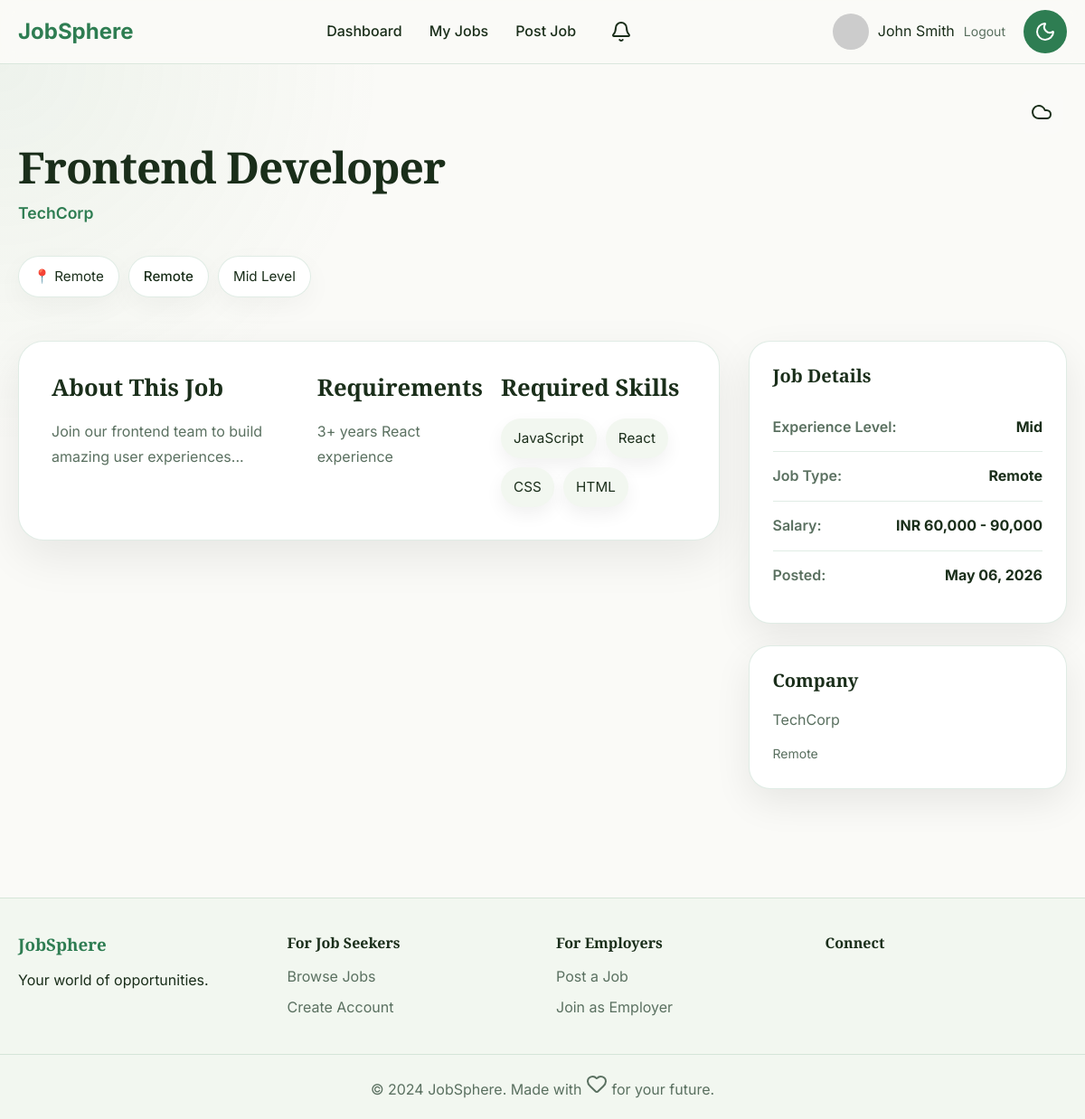
/jobs/2 (signed in), run on the app's committed database.
### models.py (models this page shows, shortened)
class User(UserMixin, db.Model):
    __tablename__ = 'users'
    id = db.Column(db.Integer, primary_key=True)
    name = db.Column(db.String(100), nullable=False)
    email = db.Column(db.String(150), unique=True, nullable=False)
    password_hash = db.Column(db.String(255), nullable=False)
    role = db.Column(db.Enum('seeker', 'employer'), nullable=False)
    avatar_url = db.Column(db.String(255))
    is_active = db.Column(db.Boolean, default=True)
    created_at = db.Column(db.DateTime, default=datetime.utcnow)
    last_login = db.Column(db.DateTime)

class Job(db.Model):
    __tablename__ = 'jobs'
    id = db.Column(db.Integer, primary_key=True)
    employer_id = db.Column(db.Integer, db.ForeignKey('users.id'), nullable=False)
    title = db.Column(db.String(150), nullable=False)
    company = db.Column(db.String(150), nullable=False)
    location = db.Column(db.String(100))
    job_type = db.Column(db.Enum('full-time', 'part-time', 'remote', 'freelance', 'internship'), nullable=False)
    salary_min = db.Column(db.Integer)
    salary_max = db.Column(db.Integer)
    salary_currency = db.Column(db.String(10), default='INR')
    description = db.Column(db.Text, nullable=False)
    requirements = db.Column(db.Text)
    skills_required = db.Column(db.Text)  # comma-separated
    experience_level = db.Column(db.Enum('entry', 'mid', 'senior', 'lead'), nullable=False)
    deadline = db.Column(db.Date)
    status = db.Column(db.Enum('active', 'closed', 'draft'), default='active')
    views_count = db.Column(db.Integer, default=0)
    posted_at = db.Column(db.DateTime, default=datetime.utcnow)
    updated_at = db.Column(db.DateTime, default=datetime.utcnow, onupdate=datetime.utcnow)
    employer = db.relationship('User', backref='jobs')

### app.py (the view)
    @app.route('/jobs/<int:job_id>')
    def job_detail(job_id):
        job = Job.query.get_or_404(job_id)
        job.views_count += 1
        db.session.commit()
        skill_match = 0
        if current_user.is_authenticated and current_user.role == 'seeker' and current_user.seeker_profile:
            skill_match = calculate_skill_match(current_user.seeker_profile.skills, job.skills_required)
        return render_template('jobs/detail.html', job=job, skill_match=skill_match)

### utils.py (called while the page is built)
def get_unread_notifications_count(user_id):
    return Notification.query.filter_by(user_id=user_id, is_read=False).count()

### templates/jobs/detail.html (shortened to what this page needs)
{% extends "base.html" %}
{% block content %}
<section class="job-detail">
    <div class="container">
        <div class="job-header">
            <div class="job-info">
                <h1>{{ job.title }}</h1>
                <p class="company">{{ job.company }}</p>
                <div class="job-meta">
                    <span class="location">📍 {{ job.location or 'Remote' }}</span>
                    <span class="job-type">{{ job.job_type.replace('-', ' ').title() }}</span>
                    <span class="experience">{{ job.experience_level.title() }} Level</span>
                </div>
            </div>
        </div>
        <div class="job-content">
            <div class="job-main">
                <div class="section">
                    <h2>About This Job</h2>
                    <p>{{ job.description }}</p>
                </div>
                {% if job.requirements %}
                <div class="section">
                    <h2>Requirements</h2>
                    <p>{{ job.requirements }}</p>
                </div>
                {% endif %}
                {% if job.skills_required %}
                <div class="section">
                    <h2>Required Skills</h2>
                    <div class="skills-list">
                        {% for skill in job.skills_required.split(',') %}
                            <span class="skill-tag">{{ skill.strip() }}</span>
                        {% endfor %}
                    </div>
                </div>
                {% endif %}
            </div>
            <div class="job-sidebar">
                <div class="sidebar-card">
                    <h3>Job Details</h3>
                    <div class="detail-item">
                        <span class="label">Experience Level:</span>
                        <span class="value">{{ job.experience_level.title() }}</span>
                    </div>
                    <div class="detail-item">
                        <span class="label">Job Type:</span>
                        <span class="value">{{ job.job_type.replace('-', ' ').title() }}</span>
                    </div>
                    {% if job.salary_min and job.salary_max %}
                    <div class="detail-item">
                        <span class="label">Salary:</span>
                        <span class="value">{{ job.salary_currency }} {{ job.salary_min|number_format }} - {{ job.salary_max|number_format }}</span>
                    </div>
                    {% endif %}
                    <div class="detail-item">
                        <span class="label">Posted:</span>
                        <span class="value">{{ job.posted_at.strftime('%b %d, %Y') }}</span>
                    </div>
                </div>
                <div class="sidebar-card">
                    <h3>Company</h3>
                    <p>{{ job.company }}</p>
                    <p class="location">{{ job.location or 'Remote' }}</p>
                </div>
            </div>
        </div>
    </div>
</section>
{% endblock %}

### templates/base.html (shortened to what this page needs)
<!DOCTYPE html>
<html lang="en">
<head>
    <link rel="stylesheet" href="{{ url_for('static', filename='css/main.css') }}">
    <link rel="stylesheet" href="{{ url_for('static', filename='css/themes.css') }}">
    <link rel="stylesheet" href="{{ url_for('static', filename='css/components.css') }}">
    <link rel="stylesheet" href="{{ url_for('static', filename='css/animations.css') }}">
</head>
<body data-theme="{% if session.get('theme') %}{{ session['theme'] }}{% else %}light{% endif %}">
    <nav class="navbar">
        <div class="nav-container">
            <a href="{{ url_for('index') }}" class="nav-logo">
                <span class="logo-text">JobSphere</span>
            </a>
            <div class="nav-links">
                {% if current_user.is_authenticated %}
                    {% if current_user.role == 'seeker' %}
                        <a href="{{ url_for('jobs') }}">Browse Jobs</a>
                        <a href="{{ url_for('seeker_applications') }}">My Applications</a>
                        <a href="{{ url_for('seeker_dashboard') }}">Dashboard</a>
                    {% else %}
                        <a href="{{ url_for('employer_dashboard') }}">Dashboard</a>
                        <a href="{{ url_for('employer_jobs') }}">My Jobs</a>
                        <a href="{{ url_for('post_job') }}">Post Job</a>
                    {% endif %}
                    <a href="{{ url_for('notifications') }}" class="notifications-link">
                        <i data-lucide="bell"></i>
                    </a>
                {% else %}
                    <a href="{{ url_for('jobs') }}">Browse Jobs</a>
                    <a href="{{ url_for('register') }}">Join Now</a>
                    <a href="{{ url_for('login') }}">Sign In</a>
                {% endif %}
            </div>
            <div class="nav-user">
                {% if current_user.is_authenticated %}
                    <div class="user-menu">
                        <img src="{% if current_user.avatar_url %}{{ url_for('uploaded_file', filename=current_user.avatar_url) }}{% else %}https://via.placeholder.com/40x40?text={{ current_user.name[0] }}{% endif %}" alt="Avatar" class="user-avatar">
                        <span>{{ current_user.name }}</span>
                        <a href="{{ url_for('logout') }}" class="logout-link">Logout</a>
                    </div>
                {% endif %}
                <button id="theme-toggle" aria-label="Switch theme">
                    <i data-lucide="{% if session.get('theme') == 'dark' %}sun{% else %}moon{% endif %}"></i>
                </button>
            </div>
        </div>
    </nav>
    <main class="main-content">
        {% block content %}{% endblock %}
    </main>
    <footer class="footer">
        <div class="footer-content">
            <div class="footer-section">
                <h3>JobSphere</h3>
                <p>Your world of opportunities.</p>
            </div>
            <div class="footer-section">
                <h4>For Job Seekers</h4>
                <a href="{{ url_for('jobs') }}">Browse Jobs</a>
                <a href="{{ url_for('register') }}">Create Account</a>
            </div>
            <div class="footer-section">
                <h4>For Employers</h4>
                <a href="{{ url_for('post_job') }}">Post a Job</a>
                <a href="{{ url_for('register') }}">Join as Employer</a>
            </div>
            <div class="footer-section">
                <h4>Connect</h4>
                <div class="social-links">
                </div>
            </div>
        </div>
        <div class="footer-bottom">
            <p>&copy; 2024 JobSphere. Made with <i data-lucide="heart"></i> for your future.</p>
        </div>
    </footer>
    <div class="weather-control-panel">
        <button class="weather-menu-toggle" id="weather-menu-toggle" aria-label="Weather menu">
            <i data-lucide="cloud"></i>
        </button>
    </div>
</body>
</html>

### static/css/main.css (style rules this page uses)
* { margin: 0; padding: 0; box-sizing: border-box; }
:root { --font-primary: 'Inter', sans-serif; --font-heading: 'Playfair Display', serif; }
body { font-family: var(--font-primary); line-height: 1.6; color: var(--text-primary); background: var(--bg-primary); transition: background-color 0.3s ease, color 0.3s ease; }
h1, h2, h3, h4, h5, h6 { font-family: var(--font-heading); font-weight: 700; line-height: 1.2; }
a { color: var(--accent-primary); text-decoration: none; transition: color 0.2s ease; }
.container { max-width: 1200px; margin: 0 auto; padding: 0 20px; }
.navbar { position: fixed; top: 0; left: 0; right: 0; z-index: 1000; background: rgba(250, 250, 247, 0.8); backdrop-filter: blur(10px); border-bottom: 1px solid var(--border); transition: all 0.3s ease; }
.nav-container { max-width: 1200px; margin: 0 auto; padding: 0 20px; display: flex; align-items: center; justify-content: space-between; height: 70px; }
.nav-logo { font-size: 24px; font-weight: 700; color: var(--accent-primary); }
.nav-links { display: flex; gap: 30px; align-items: center; }
.nav-links a { font-weight: 500; color: var(--text-primary); transition: color 0.2s ease; }
.nav-user { display: flex; align-items: center; gap: 20px; }
.user-menu { display: flex; align-items: center; gap: 10px; position: relative; }
.user-avatar { width: 40px; height: 40px; border-radius: 50%; object-fit: cover; }
.logout-link { color: var(--text-secondary); font-size: 14px; }
#theme-toggle { width: 48px; height: 48px; border-radius: 50%; border: none; background: var(--accent-primary); color: white; cursor: pointer; display: flex; align-items: center; justify-content: center; transition: all 0.2s ease; }
.notifications-link { position: relative; display: flex; align-items: center; justify-content: center; width: 40px; height: 40px; border-radius: 50%; background: var(--glass-bg); color: var(--text-primary); transition: all 0.2s ease; }
.main-content { margin-top: 70px; min-height: calc(100vh - 70px - 200px); }
.footer { background: var(--bg-secondary); border-top: 1px solid var(--border); padding: 40px 0 20px; }
.footer-content { max-width: 1200px; margin: 0 auto; padding: 0 20px; display: grid; grid-template-columns: repeat(auto-fit, minmax(250px, 1fr)); gap: 30px; }
.footer-section h3 { color: var(--accent-primary); margin-bottom: 15px; }
.footer-section h4 { margin-bottom: 15px; color: var(--text-primary); }
.footer-section a { display: block; margin-bottom: 8px; color: var(--text-secondary); }
.social-links { display: flex; gap: 15px; }
.footer-bottom { text-align: center; margin-top: 30px; padding-top: 20px; border-top: 1px solid var(--border); color: var(--text-secondary); }

### static/css/themes.css (style rules this page uses)
:root[data-theme="light"] { --bg-primary: #FAFAF7; --bg-secondary: #F2F7F0; --bg-card: #FFFFFF; --accent-primary: #2E7D52; --accent-primary-dark: #25633f; --accent-secondary: #5B8DB8; --accent-secondary-dark: #4a7194; --text-primary: #1A2E1A; --text-secondary: #5A7060; --border: rgba(46, 125, 82, 0.15); }
* { transition: background-color 0.3s ease, color 0.3s ease, border-color 0.3s ease; }

### data on the page
User: name "John Smith"
Job: title "Frontend Developer", company "TechCorp", location "Remote", job_type.replace "Remote", experience_level "Mid", description "Join our frontend team to build amazing user experiences...", requirements "3+ years React experience", salary_currency "INR", salary_min|number_format "60,000", salary_max|number_format "90,000", posted_at "May 06, 2026"

### other printed values
{{ skill.strip() }} "JavaScript" "React" "CSS" "HTML"
